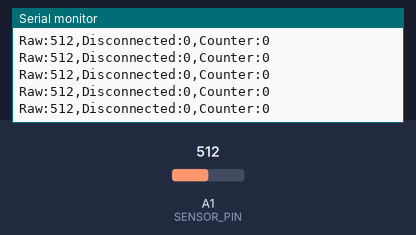
This sketch was run on a simulated Arduino Uno, built with avr-gcc and run on an emulated ATmega328P. Parts: the last lines printed to the serial monitor. Inputs (shaded band) come from the test bench; at power-on: A1 (SENSOR_PIN) = 512.

Above: at 1.2 s.
1.3 s: A1 (SENSOR_PIN) set to 585
At 2.2 s:
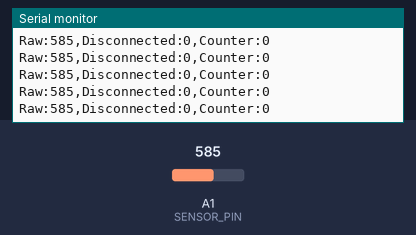
4.3 s: A1 (SENSOR_PIN) set to 609
At 5.4 s:
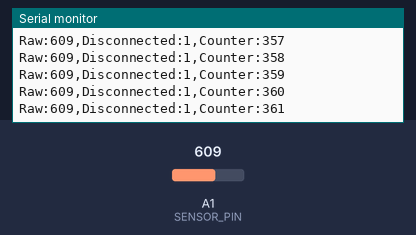
Timing chart, 0 to 7.3 s (numbered marks = the images above; inputs shaded):
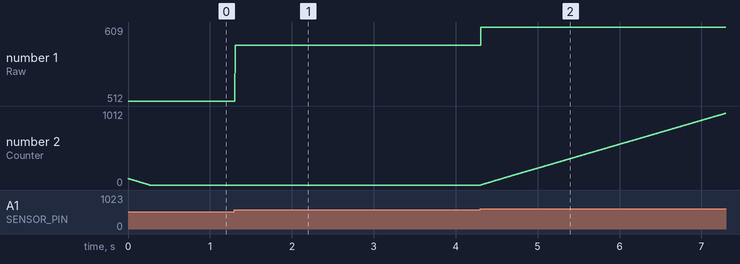

Measured:
- after the input at 4.3 s, the serial monitor: prints a new line at once (image 2)
- plotted number 1: 585 → 609 after the input at 4.3 s
- plotted number 2: 0 → 1011 after the input at 4.3 s

The sketch:

Sensor_Connection.ino
```cpp
#include "Arduino.h"

const int SENSOR_PIN = A1;

const int UPPER_DISCONNECTION_THRESHOLD = 600;
const int LOWER_DISCONNECTION_THRESHOLD = 0;

const int COUNTER_MAX = 2000;
const int DISCONNECT_TOLERANCE = 90;

int disconnect_counter = DISCONNECT_TOLERANCE;

void setup() {
  Serial.begin(115200);
}

void loop() {
  int rawValue = analogRead(SENSOR_PIN);
  bool isDisconnected = updateSensorStatus(rawValue);

  // Debug Output
  Serial.print("Raw:");         Serial.print(rawValue);
  Serial.print(",Disconnected:"); Serial.print(isDisconnected);
  Serial.print(",Counter:");      Serial.println(disconnect_counter);

}

bool updateSensorStatus(int raw) {
  if (raw >= UPPER_DISCONNECTION_THRESHOLD || raw <= LOWER_DISCONNECTION_THRESHOLD) {
    disconnect_counter++;
  } else {
    disconnect_counter--;
  }

  disconnect_counter = constrain(disconnect_counter, 0, COUNTER_MAX);

  return (disconnect_counter > DISCONNECT_TOLERANCE);
}
```
